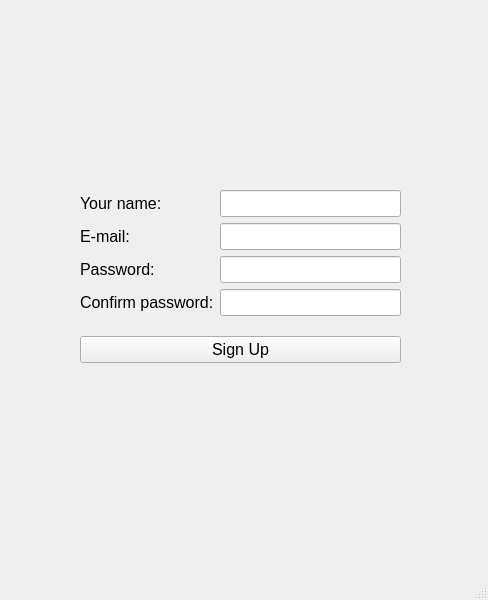
<?xml version="1.0" encoding="UTF-8"?>
<ui version="4.0">
 <class>SignUpWin</class>
 <widget class="QMainWindow" name="SignUpWin">
  <property name="geometry">
   <rect>
    <x>0</x>
    <y>0</y>
    <width>488</width>
    <height>600</height>
   </rect>
  </property>
  <property name="windowTitle">
   <string>MainWindow</string>
  </property>
  <property name="styleSheet">
   <string notr="true">font: small-caption;
 font-size: 16px;</string>
  </property>
  <widget class="QWidget" name="centralwidget">
   <widget class="QWidget" name="formLayoutWidget">
    <property name="geometry">
     <rect>
      <x>80</x>
      <y>190</y>
      <width>321</width>
      <height>173</height>
     </rect>
    </property>
    <layout class="QFormLayout" name="formLayout">
     <item row="0" column="0">
      <widget class="QLabel" name="lbl_name">
       <property name="text">
        <string>Your name:</string>
       </property>
      </widget>
     </item>
     <item row="0" column="1">
      <widget class="QLineEdit" name="entry_name"/>
     </item>
     <item row="1" column="0">
      <widget class="QLabel" name="lbl_email">
       <property name="text">
        <string>E-mail:</string>
       </property>
      </widget>
     </item>
     <item row="1" column="1">
      <widget class="QLineEdit" name="entry_email"/>
     </item>
     <item row="2" column="0">
      <widget class="QLabel" name="lbl_pswrd">
       <property name="text">
        <string>Password:</string>
       </property>
      </widget>
     </item>
     <item row="2" column="1">
      <widget class="QLineEdit" name="entry_pswrd">
       <property name="echoMode">
        <enum>QLineEdit::Password</enum>
       </property>
      </widget>
     </item>
     <item row="5" column="0" colspan="2">
      <widget class="QPushButton" name="btn_sign_up">
       <property name="text">
        <string>Sign Up</string>
       </property>
      </widget>
     </item>
     <item row="4" column="0" colspan="2">
      <spacer name="verticalSpacer">
       <property name="orientation">
        <enum>Qt::Vertical</enum>
       </property>
       <property name="sizeHint" stdset="0">
        <size>
         <width>20</width>
         <height>40</height>
        </size>
       </property>
      </spacer>
     </item>
     <item row="3" column="0">
      <widget class="QLabel" name="lbl_confirm_pswrd">
       <property name="text">
        <string>Confirm password:</string>
       </property>
      </widget>
     </item>
     <item row="3" column="1">
      <widget class="QLineEdit" name="entry_confirm_pasrwd">
       <property name="echoMode">
        <enum>QLineEdit::Password</enum>
       </property>
      </widget>
     </item>
    </layout>
   </widget>
  </widget>
  <widget class="QMenuBar" name="menubar">
   <property name="geometry">
    <rect>
     <x>0</x>
     <y>0</y>
     <width>488</width>
     <height>26</height>
    </rect>
   </property>
  </widget>
  <widget class="QStatusBar" name="statusbar"/>
 </widget>
 <resources/>
 <connections/>
</ui>
